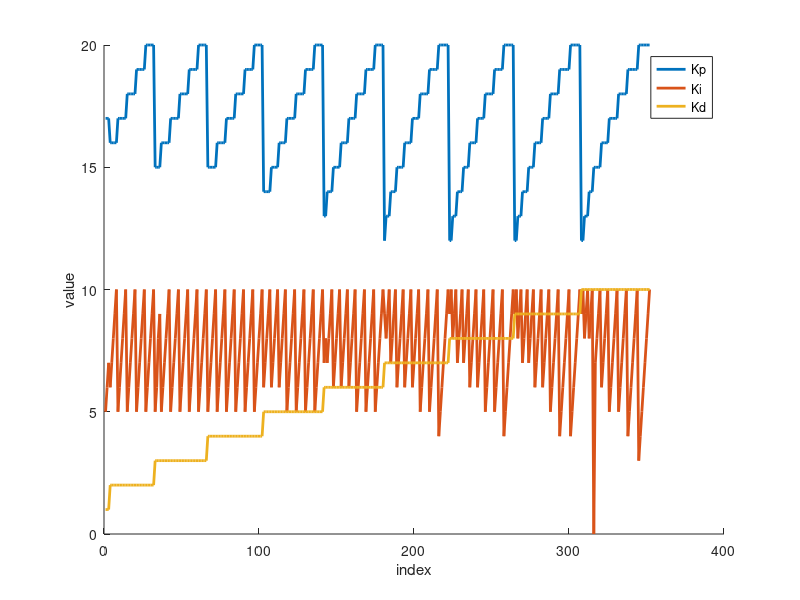

Source code (MATLAB):
clear;
clc;

load('vResults.mat')                                                       % load results

idxs = find((rob1_values > 0 & rob2_values > 0) > 0)';                     % find indexes that satisfy STL formulae

Kps = Kg_p(idxs);                                                          % getting Kp values
Kis = Kg_i(idxs);                                                          % getting Ki values
Kds = Kg_d(idxs);                                                          % getting Kd values                

hold on

plot(Kps', 'LineWidth', 2);                                                % plotting results
plot(Kis', 'LineWidth', 2);
plot(Kds', 'LineWidth', 2);

xlabel('index');
ylabel('value');

legend('Kp', 'Ki', 'Kd');